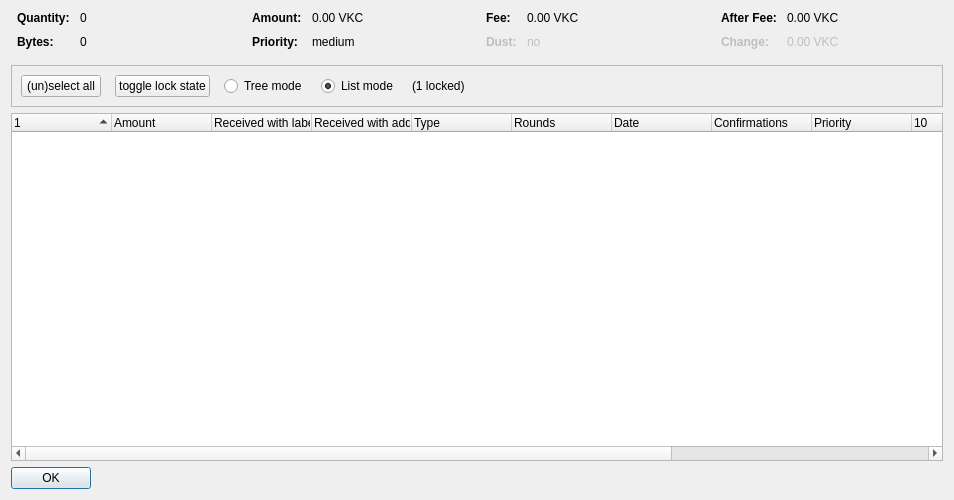
<?xml version="1.0" encoding="UTF-8"?>
<ui version="4.0">
 <class>CoinControlDialog</class>
 <widget class="QDialog" name="CoinControlDialog">
  <property name="geometry">
   <rect>
    <x>0</x>
    <y>0</y>
    <width>954</width>
    <height>500</height>
   </rect>
  </property>
  <property name="windowTitle">
   <string>Coin Selection</string>
  </property>
  <layout class="QVBoxLayout" name="verticalLayout">
   <item>
    <layout class="QHBoxLayout" name="horizontalLayoutTop" stretch="0,0,0,0">
     <property name="topMargin">
      <number>0</number>
     </property>
     <property name="bottomMargin">
      <number>10</number>
     </property>
     <item>
      <layout class="QFormLayout" name="formLayoutCoinControl1">
       <property name="horizontalSpacing">
        <number>10</number>
       </property>
       <property name="verticalSpacing">
        <number>10</number>
       </property>
       <property name="leftMargin">
        <number>6</number>
       </property>
       <property name="rightMargin">
        <number>6</number>
       </property>
       <item row="0" column="0">
        <widget class="QLabel" name="labelCoinControlQuantityText">
         <property name="font">
          <font>
           <weight>75</weight>
           <bold>true</bold>
          </font>
         </property>
         <property name="text">
          <string>Quantity:</string>
         </property>
        </widget>
       </item>
       <item row="0" column="1">
        <widget class="QLabel" name="labelCoinControlQuantity">
         <property name="cursor">
          <cursorShape>IBeamCursor</cursorShape>
         </property>
         <property name="contextMenuPolicy">
          <enum>Qt::ActionsContextMenu</enum>
         </property>
         <property name="text">
          <string notr="true">0</string>
         </property>
         <property name="textInteractionFlags">
          <set>Qt::LinksAccessibleByMouse|Qt::TextSelectableByKeyboard|Qt::TextSelectableByMouse</set>
         </property>
        </widget>
       </item>
       <item row="1" column="0">
        <widget class="QLabel" name="labelCoinControlBytesText">
         <property name="font">
          <font>
           <weight>75</weight>
           <bold>true</bold>
          </font>
         </property>
         <property name="text">
          <string>Bytes:</string>
         </property>
        </widget>
       </item>
       <item row="1" column="1">
        <widget class="QLabel" name="labelCoinControlBytes">
         <property name="cursor">
          <cursorShape>IBeamCursor</cursorShape>
         </property>
         <property name="contextMenuPolicy">
          <enum>Qt::ActionsContextMenu</enum>
         </property>
         <property name="text">
          <string notr="true">0</string>
         </property>
         <property name="textInteractionFlags">
          <set>Qt::LinksAccessibleByMouse|Qt::TextSelectableByKeyboard|Qt::TextSelectableByMouse</set>
         </property>
        </widget>
       </item>
      </layout>
     </item>
     <item>
      <layout class="QFormLayout" name="formLayoutCoinControl2">
       <property name="horizontalSpacing">
        <number>10</number>
       </property>
       <property name="verticalSpacing">
        <number>10</number>
       </property>
       <property name="leftMargin">
        <number>6</number>
       </property>
       <property name="rightMargin">
        <number>6</number>
       </property>
       <item row="0" column="0">
        <widget class="QLabel" name="labelCoinControlAmountText">
         <property name="font">
          <font>
           <weight>75</weight>
           <bold>true</bold>
          </font>
         </property>
         <property name="text">
          <string>Amount:</string>
         </property>
        </widget>
       </item>
       <item row="0" column="1">
        <widget class="QLabel" name="labelCoinControlAmount">
         <property name="cursor">
          <cursorShape>IBeamCursor</cursorShape>
         </property>
         <property name="contextMenuPolicy">
          <enum>Qt::ActionsContextMenu</enum>
         </property>
         <property name="text">
          <string notr="true">0.00 VKC</string>
         </property>
         <property name="textInteractionFlags">
          <set>Qt::LinksAccessibleByMouse|Qt::TextSelectableByKeyboard|Qt::TextSelectableByMouse</set>
         </property>
        </widget>
       </item>
       <item row="1" column="0">
        <widget class="QLabel" name="labelCoinControlPriorityText">
         <property name="font">
          <font>
           <weight>75</weight>
           <bold>true</bold>
          </font>
         </property>
         <property name="text">
          <string>Priority:</string>
         </property>
        </widget>
       </item>
       <item row="1" column="1">
        <widget class="QLabel" name="labelCoinControlPriority">
         <property name="cursor">
          <cursorShape>IBeamCursor</cursorShape>
         </property>
         <property name="contextMenuPolicy">
          <enum>Qt::ActionsContextMenu</enum>
         </property>
         <property name="text">
          <string>medium</string>
         </property>
         <property name="textInteractionFlags">
          <set>Qt::LinksAccessibleByMouse|Qt::TextSelectableByKeyboard|Qt::TextSelectableByMouse</set>
         </property>
        </widget>
       </item>
      </layout>
     </item>
     <item>
      <layout class="QFormLayout" name="formLayoutCoinControl3">
       <property name="horizontalSpacing">
        <number>10</number>
       </property>
       <property name="verticalSpacing">
        <number>10</number>
       </property>
       <property name="leftMargin">
        <number>6</number>
       </property>
       <property name="rightMargin">
        <number>6</number>
       </property>
       <item row="0" column="0">
        <widget class="QLabel" name="labelCoinControlFeeText">
         <property name="font">
          <font>
           <weight>75</weight>
           <bold>true</bold>
          </font>
         </property>
         <property name="text">
          <string>Fee:</string>
         </property>
        </widget>
       </item>
       <item row="0" column="1">
        <widget class="QLabel" name="labelCoinControlFee">
         <property name="cursor">
          <cursorShape>IBeamCursor</cursorShape>
         </property>
         <property name="contextMenuPolicy">
          <enum>Qt::ActionsContextMenu</enum>
         </property>
         <property name="text">
          <string notr="true">0.00 VKC</string>
         </property>
         <property name="textInteractionFlags">
          <set>Qt::LinksAccessibleByMouse|Qt::TextSelectableByKeyboard|Qt::TextSelectableByMouse</set>
         </property>
        </widget>
       </item>
       <item row="1" column="0">
        <widget class="QLabel" name="labelCoinControlLowOutputText">
         <property name="enabled">
          <bool>false</bool>
         </property>
         <property name="font">
          <font>
           <weight>75</weight>
           <bold>true</bold>
          </font>
         </property>
         <property name="text">
          <string>Dust:</string>
         </property>
        </widget>
       </item>
       <item row="1" column="1">
        <widget class="QLabel" name="labelCoinControlLowOutput">
         <property name="enabled">
          <bool>false</bool>
         </property>
         <property name="cursor">
          <cursorShape>IBeamCursor</cursorShape>
         </property>
         <property name="contextMenuPolicy">
          <enum>Qt::ActionsContextMenu</enum>
         </property>
         <property name="text">
          <string>no</string>
         </property>
         <property name="textInteractionFlags">
          <set>Qt::LinksAccessibleByMouse|Qt::TextSelectableByKeyboard|Qt::TextSelectableByMouse</set>
         </property>
        </widget>
       </item>
      </layout>
     </item>
     <item>
      <layout class="QFormLayout" name="formLayoutCoinControl4">
       <property name="horizontalSpacing">
        <number>10</number>
       </property>
       <property name="verticalSpacing">
        <number>10</number>
       </property>
       <property name="leftMargin">
        <number>6</number>
       </property>
       <property name="rightMargin">
        <number>6</number>
       </property>
       <item row="0" column="0">
        <widget class="QLabel" name="labelCoinControlAfterFeeText">
         <property name="font">
          <font>
           <weight>75</weight>
           <bold>true</bold>
          </font>
         </property>
         <property name="text">
          <string>After Fee:</string>
         </property>
        </widget>
       </item>
       <item row="0" column="1">
        <widget class="QLabel" name="labelCoinControlAfterFee">
         <property name="cursor">
          <cursorShape>IBeamCursor</cursorShape>
         </property>
         <property name="contextMenuPolicy">
          <enum>Qt::ActionsContextMenu</enum>
         </property>
         <property name="text">
          <string notr="true">0.00 VKC</string>
         </property>
         <property name="textInteractionFlags">
          <set>Qt::LinksAccessibleByMouse|Qt::TextSelectableByKeyboard|Qt::TextSelectableByMouse</set>
         </property>
        </widget>
       </item>
       <item row="1" column="0">
        <widget class="QLabel" name="labelCoinControlChangeText">
         <property name="enabled">
          <bool>false</bool>
         </property>
         <property name="font">
          <font>
           <weight>75</weight>
           <bold>true</bold>
          </font>
         </property>
         <property name="text">
          <string>Change:</string>
         </property>
        </widget>
       </item>
       <item row="1" column="1">
        <widget class="QLabel" name="labelCoinControlChange">
         <property name="enabled">
          <bool>false</bool>
         </property>
         <property name="cursor">
          <cursorShape>IBeamCursor</cursorShape>
         </property>
         <property name="contextMenuPolicy">
          <enum>Qt::ActionsContextMenu</enum>
         </property>
         <property name="text">
          <string notr="true">0.00 VKC</string>
         </property>
         <property name="textInteractionFlags">
          <set>Qt::LinksAccessibleByMouse|Qt::TextSelectableByKeyboard|Qt::TextSelectableByMouse</set>
         </property>
        </widget>
       </item>
      </layout>
     </item>
    </layout>
   </item>
   <item>
    <widget class="QFrame" name="frame">
     <property name="minimumSize">
      <size>
       <width>0</width>
       <height>40</height>
      </size>
     </property>
     <property name="frameShape">
      <enum>QFrame::StyledPanel</enum>
     </property>
     <property name="frameShadow">
      <enum>QFrame::Sunken</enum>
     </property>
     <layout class="QHBoxLayout" name="horizontalLayout">
      <item>
       <layout class="QHBoxLayout" name="horizontalLayoutPanel" stretch="0,0,0,0,0,0">
        <property name="spacing">
         <number>14</number>
        </property>
        <item>
         <widget class="QPushButton" name="pushButtonSelectAll">
          <property name="sizePolicy">
           <sizepolicy hsizetype="Maximum" vsizetype="Fixed">
            <horstretch>0</horstretch>
            <verstretch>0</verstretch>
           </sizepolicy>
          </property>
          <property name="text">
           <string>(un)select all</string>
          </property>
          <property name="autoDefault">
           <bool>false</bool>
          </property>
         </widget>
        </item>
        <item>
         <widget class="QPushButton" name="pushButtonToggleLock">
          <property name="sizePolicy">
           <sizepolicy hsizetype="Maximum" vsizetype="Fixed">
            <horstretch>0</horstretch>
            <verstretch>0</verstretch>
           </sizepolicy>
          </property>
          <property name="text">
           <string>toggle lock state</string>
          </property>
          <property name="autoDefault">
           <bool>false</bool>
          </property>
         </widget>
        </item>
        <item>
         <widget class="QRadioButton" name="radioTreeMode">
          <property name="sizePolicy">
           <sizepolicy hsizetype="Maximum" vsizetype="Fixed">
            <horstretch>0</horstretch>
            <verstretch>0</verstretch>
           </sizepolicy>
          </property>
          <property name="text">
           <string>Tree mode</string>
          </property>
         </widget>
        </item>
        <item>
         <widget class="QRadioButton" name="radioListMode">
          <property name="sizePolicy">
           <sizepolicy hsizetype="Maximum" vsizetype="Fixed">
            <horstretch>0</horstretch>
            <verstretch>0</verstretch>
           </sizepolicy>
          </property>
          <property name="text">
           <string>List mode</string>
          </property>
          <property name="checked">
           <bool>true</bool>
          </property>
         </widget>
        </item>
        <item>
         <widget class="QLabel" name="labelLocked">
          <property name="text">
           <string>(1 locked)</string>
          </property>
         </widget>
        </item>
        <item>
         <spacer name="horizontalSpacer">
          <property name="orientation">
           <enum>Qt::Horizontal</enum>
          </property>
          <property name="sizeHint" stdset="0">
           <size>
            <width>40</width>
            <height>20</height>
           </size>
          </property>
         </spacer>
        </item>
       </layout>
      </item>
     </layout>
    </widget>
   </item>
   <item>
    <widget class="CoinControlTreeWidget" name="treeWidget">
     <property name="contextMenuPolicy">
      <enum>Qt::CustomContextMenu</enum>
     </property>
     <property name="sortingEnabled">
      <bool>false</bool>
     </property>
     <property name="columnCount">
      <number>13</number>
     </property>
     <attribute name="headerShowSortIndicator" stdset="0">
      <bool>true</bool>
     </attribute>
     <attribute name="headerStretchLastSection">
      <bool>false</bool>
     </attribute>
     <column>
      <property name="text">
       <string/>
      </property>
     </column>
     <column>
      <property name="text">
       <string>Amount</string>
      </property>
     </column>
     <column>
      <property name="text">
       <string>Received with label</string>
      </property>
     </column>
     <column>
      <property name="text">
       <string>Received with address</string>
      </property>
     </column>
     <column>
      <property name="text">
	<string>Type</string>
      </property>
     </column>
     <column>
      <property name="text">
       <string>Rounds</string>
      </property>
     </column>
     <column>
      <property name="text">
       <string>Date</string>
      </property>
      <property name="toolTip">
       <string>Confirmed</string>
      </property>
     </column>
     <column>
      <property name="text">
       <string>Confirmations</string>
      </property>
     </column>
     <column>
      <property name="text">
       <string>Priority</string>
      </property>
     </column>
     <column>
      <property name="text">
       <string/>
      </property>
     </column>
     <column>
      <property name="text">
       <string/>
      </property>
     </column>
     <column>
      <property name="text">
       <string/>
      </property>
     </column>
     <column>
      <property name="text">
       <string/>
      </property>
     </column>
    </widget>
   </item>
   <item>
    <widget class="QDialogButtonBox" name="buttonBox">
     <property name="sizePolicy">
      <sizepolicy hsizetype="Maximum" vsizetype="Fixed">
       <horstretch>0</horstretch>
       <verstretch>0</verstretch>
      </sizepolicy>
     </property>
     <property name="orientation">
      <enum>Qt::Horizontal</enum>
     </property>
     <property name="standardButtons">
      <set>QDialogButtonBox::Ok</set>
     </property>
    </widget>
   </item>
  </layout>
 </widget>
 <customwidgets>
  <customwidget>
   <class>CoinControlTreeWidget</class>
   <extends>QTreeWidget</extends>
   <header>coincontroltreewidget.h</header>
  </customwidget>
 </customwidgets>
 <resources/>
 <connections/>
</ui>
